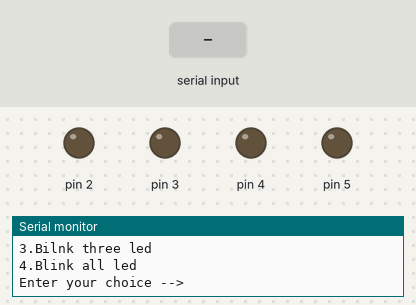
A sketch run on a simulated Arduino Uno, built with avr-gcc and run on an emulated ATmega328P. On the bench: output pins drawn as LEDs (lit = HIGH), the last lines printed to the serial monitor. The inputs (shaded band) are chosen by the test bench.

Above: at 1.2 s.
1.3 s: "2" received over Serial
At 1.8 s:
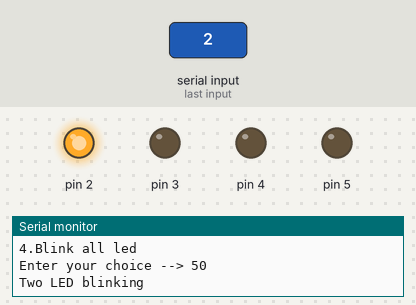
4.3 s: "1" received over Serial
At 6.0 s:
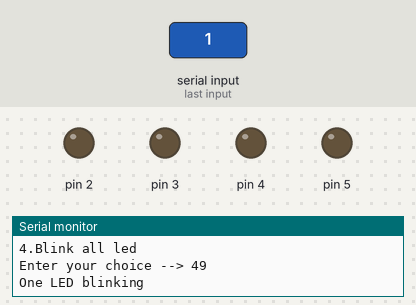
6.8 s: "3" received over Serial
At 9.6 s:
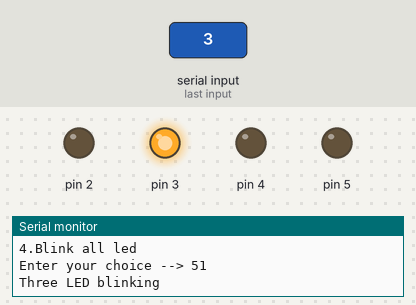
Timing chart, 0 to 13.3 s (numbered marks = the images above; inputs shaded):
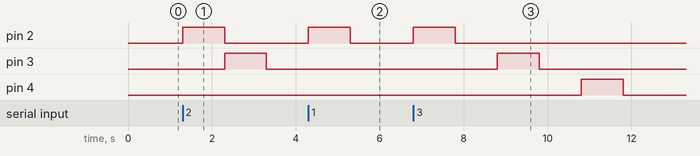

The sketch:

switchpatterns.ino
```cpp
void setup()
{
  Serial.begin(9600);
  pinMode(2,OUTPUT);
  pinMode(3,OUTPUT);
  pinMode(4,OUTPUT);
  pinMode(5,OUTPUT);
}


void loop()
{
  Serial.println("You are having following choices:");
  Serial.println("1.Blink only one led");
  Serial.println("2.Blink two led");
  Serial.println("3.Bilnk three led");
  Serial.println("4.Blink all led");

  Serial.print("Enter your choice --> ");
  while(Serial.available()==0);
  int ch=Serial.read();
  Serial.println(ch);


  switch(ch)
  {
    case '1':
            Serial.println("One LED blinking");
            digitalWrite(2,HIGH);
            delay(1000);
            digitalWrite(2,LOW);
            delay(1000);
            break;

    case '2':
            Serial.println("Two LED blinking");
            for(int i=2;i<=3;i++)
            {
            digitalWrite(i,HIGH);
            delay(1000);
            digitalWrite(i,LOW);
            }
            break;

     case '3':

            Serial.println("Three LED blinking");
            for (int i=2;i<=4;i++)
            {
              digitalWrite(i,HIGH);
              delay(1000);
              digitalWrite(i,LOW);
              delay(1000);
            }
            break;


     case '4':
             Serial.println("Four LED blinking");
            for(int i=2;i<=5;i++)
            {
              digitalWrite(i,HIGH);
              delay(1000);
              digitalWrite(i,LOW);
              delay(1000);
            }
            break;


      default:
            Serial.println("No LED blinking");
            for (int i=2;i<=5;i++)
            {
              digitalWrite(i,LOW);
              delay(1000);
            }
            break;
  }
       }
```

Measured:
- after the input at 1.3 s, pin 2: LOW → HIGH at once, → LOW 1.0 s later; pin 3: LOW → HIGH after 1.0 s, → LOW 1.0 s later
- after the input at 4.3 s, pin 2: LOW → HIGH at once, → LOW 1.0 s later
- after the input at 6.8 s, pin 2: LOW → HIGH at once, → LOW 1.0 s later; pin 3: LOW → HIGH after 2.0 s, → LOW 1.0 s later; pin 4: LOW → HIGH after 4.0 s, → LOW 1.0 s later
